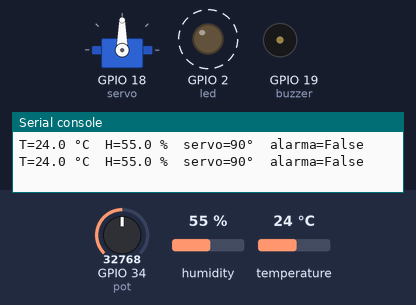
Recording of a program running on a simulated ESP32 board running MicroPython. On the bench: servo, output pins drawn as LEDs (lit = HIGH), buzzer (waves = sounding), the last lines printed to the serial console. Dashed ring = blinking. Inputs (shaded band) come from the test bench; at power-on: temperature 24 °C, GPIO 34 (pot) = 32768, humidity 55 % (analog values on the 0–65535 scale). Servo angles are drawn from the pulse width (0.5 ms = 0°, 2.5 ms = 180°).

Above: at 1.2 s.
1.3 s: temperature set to 29.3 °C
4.8 s: temperature set to 30.6 °C
At 6.14 s:
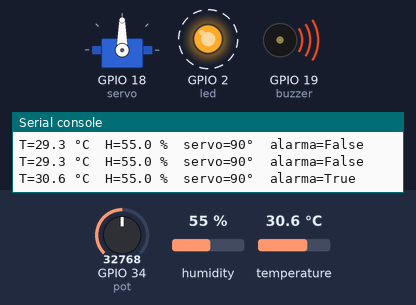
8.3 s: GPIO 34 (pot) set to 45874
At 9.16 s:
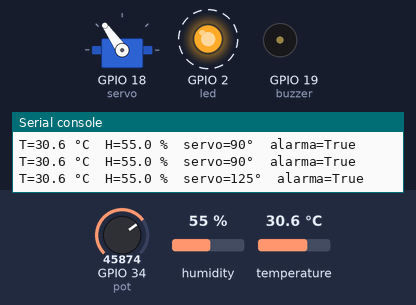
11.8 s: GPIO 34 (pot) set to 57670
At 12.2 s:
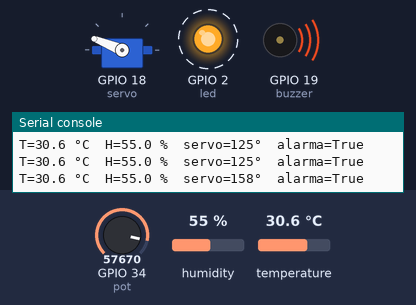
15.3 s: GPIO 34 (pot) set to 65535
At 16.25 s:
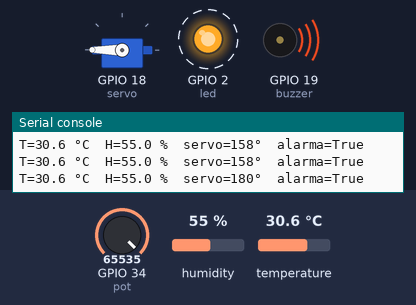
18.8 s: GPIO 34 (pot) set to 19660
At 19.27 s:
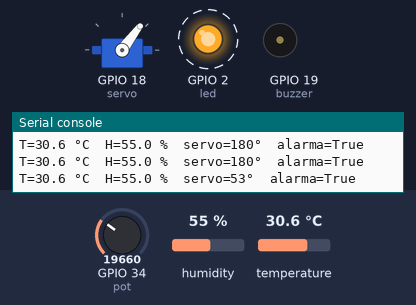
Timing chart, 0 to 23.3 s (numbered marks = the images above; inputs shaded):
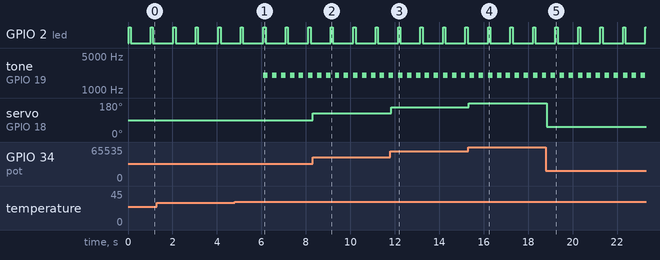

The program:

05_sensores_actuadores.py
```python
# =============================================================
# Ejemplo 5 — Varios sensores y actuadores "en paralelo"
# Placa: ESP32 con MicroPython
# Conexiones:
#   Potenciómetro  -> GPIO34 (ADC)      Servo SG90 -> GPIO18 (PWM 50 Hz)
#   DHT22          -> GPIO4             Buzzer     -> GPIO19 (PWM)
#   LED latido     -> GPIO2 (integrado)
# -------------------------------------------------------------
# Cinco tareas, cada una con SU propio ritmo:
#   servo   cada 50 ms   | dht     cada 2 s  | alarma cada 200 ms
#   latido  cada 1 s     | reporte cada 1 s
# Ninguna espera a las demás.
# =============================================================
import asyncio
from machine import Pin, ADC, PWM
import dht

# ---------- Hardware ----------
pot = ADC(Pin(34))
pot.atten(ADC.ATTN_11DB)                 # rango completo 0–3.3 V
servo = PWM(Pin(18), freq=50)
buzzer = PWM(Pin(19), freq=2000)
buzzer.duty_u16(0)
sensor = dht.DHT22(Pin(4))
led = Pin(2, Pin.OUT)

# ---------- Estado compartido ----------
estado = {"temp": None, "hum": None, "angulo": 0, "alarma": False}
TEMP_MAXIMA = 30.0


def angulo_a_duty(angulo):
    """Convierte 0–180° en pulso de 0.5–2.5 ms dentro de 20 ms."""
    pulso_us = 500 + angulo * 2000 // 180
    return pulso_us * 65535 // 20000


# ---------- Tareas ----------
async def tarea_servo():
    while True:
        lectura = pot.read_u16()                     # 0..65535
        estado["angulo"] = lectura * 180 // 65535
        servo.duty_u16(angulo_a_duty(estado["angulo"]))
        await asyncio.sleep_ms(50)


async def tarea_dht():
    while True:
        try:
            sensor.measure()                          # ~25 ms
            estado["temp"] = sensor.temperature()
            estado["hum"] = sensor.humidity()
        except OSError:
            print("Aviso: no se pudo leer el DHT22")
        await asyncio.sleep(2)                        # el DHT22 pide >= 2 s


async def tarea_alarma():
    while True:
        t = estado["temp"]
        estado["alarma"] = t is not None and t > TEMP_MAXIMA
        if estado["alarma"]:
            buzzer.duty_u16(32768)                    # sonido
            await asyncio.sleep_ms(200)
            buzzer.duty_u16(0)                        # silencio
            await asyncio.sleep_ms(200)
        else:
            buzzer.duty_u16(0)
            await asyncio.sleep_ms(500)


async def tarea_latido():
    # "Señal de vida": si el LED deja de parpadear, algo bloqueó el bucle
    while True:
        led.value(1)
        await asyncio.sleep_ms(100)
        led.value(0)
        await asyncio.sleep_ms(900)


async def tarea_reporte():
    while True:
        print("T={temp} °C  H={hum} %  servo={angulo}°  alarma={alarma}".format(**estado))
        await asyncio.sleep(1)


async def main():
    await asyncio.gather(
        tarea_servo(),
        tarea_dht(),
        tarea_alarma(),
        tarea_latido(),
        tarea_reporte(),
    )


try:
    asyncio.run(main())
finally:
    buzzer.duty_u16(0)
    asyncio.new_event_loop()     # deja el planificador limpio al detener
```

Measured:
- the behaviour switches between 30 and 30.1 °C on temperature (found by bisection; images 0 and 1)
- after the input at 4.8 s, tone on GPIO 19 (buzzer): alternates 2000 Hz for 0.20 s and silent for 0.20 s, starting after 1.3 s
- after the input at 8.3 s, servo on GPIO 18 (servo): 90° → 125° at once
- after the input at 11.8 s, servo on GPIO 18 (servo): 125° → 158° at once
- after the input at 15.3 s, servo on GPIO 18 (servo): 158° → 180° at once
- after the input at 18.8 s, servo on GPIO 18 (servo): 180° → 53° at once
- by itself, GPIO 2 (led): alternates HIGH for 0.10 s and LOW for 0.91 s
